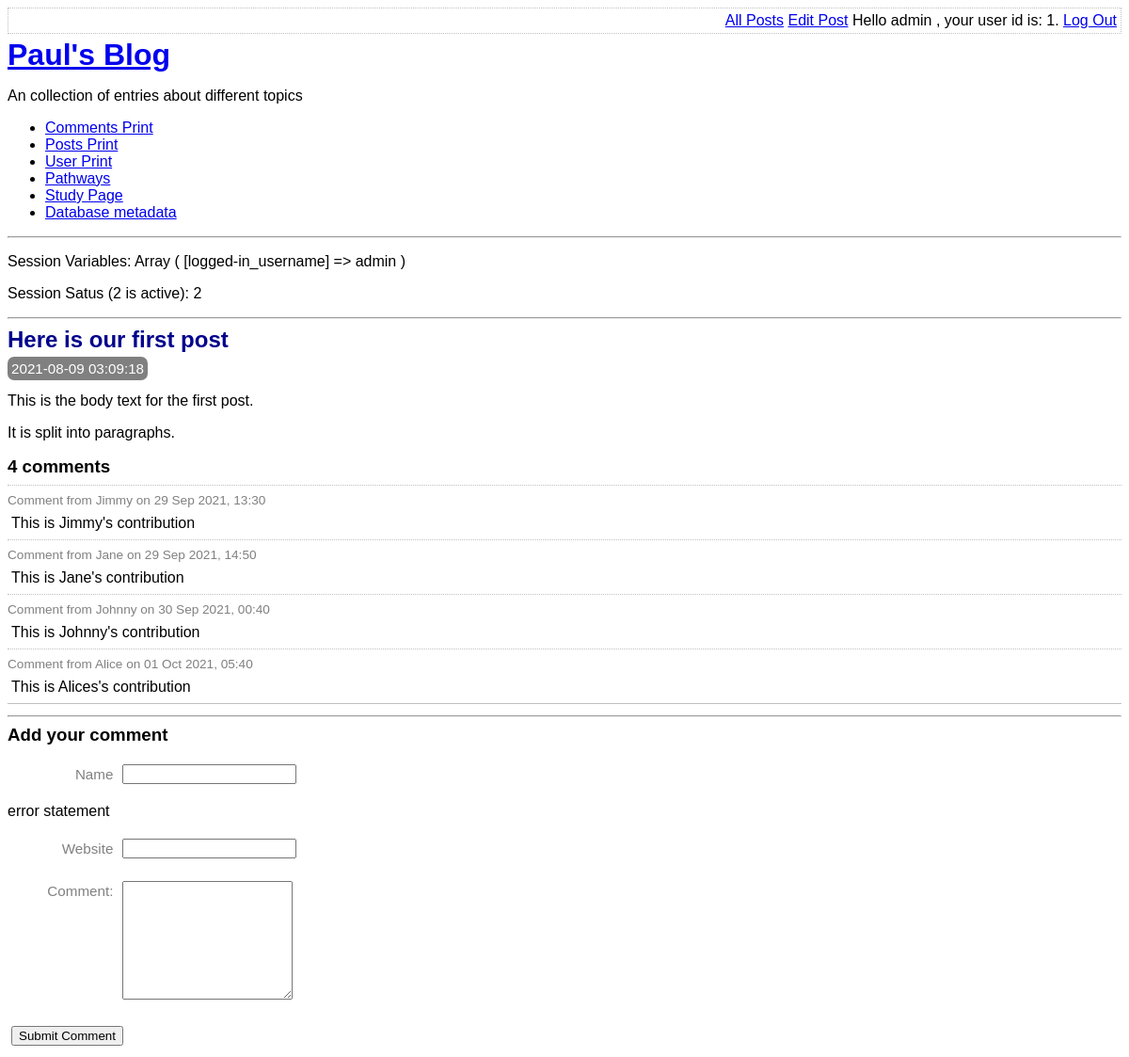
Page /view-post.php?post_id=1 (signed in) on the committed database.
### tables this page shows
CREATE TABLE user(
    id integer primary key autoincrement not null,
    username text not null,
    password text not null,
    created_at date not null,
    is_enabled boolean not null default true
);

CREATE TABLE post(
    id integer primary key autoincrement not null,
    title text not null,
    body text not null,
    user_id integer not null,
    created_at date not null,
    updated_at date,
    foreign key (user_id) references user(id)
);

CREATE TABLE comment(
    id integer primary key autoincrement not null,
    post_id integer not null,
    created_at date not null,
    name text not null,
    website text,
    text text not null,
    foreign key (post_id) references post(id)
);

### lib/view-post-common.php (called while the page is built, shortened)
<?php
function getPostRow(PDO $pdo, $postId){
    $stmt = $pdo -> prepare(
        'select title, created_at , body
        from post
        where id=:id'
    );
    $result = $stmt -> execute(
        array('id' => $postId, )
    );
    $row = $stmt -> fetch(PDO::FETCH_ASSOC);
    return $row;
}

### view-post.php (the view, shortened to what this page needs)
<?php
require_once 'lib/common.php';
require_once 'lib/view-post-common.php';
if ( isset( $_GET['post_id'] ) )
{
  $postId = $_GET['post_id'];
}
else{
  $postId = 0;
}
$pdo = getPDO();
$row = getPostRow($pdo, $postId);
if($_POST){
  $postData = $_POST;
  $commentData = array(
    'name' => $_POST['comment-name'],
    'website' => $_POST['comment-website'],
    'text' => $_POST['comment-text'],
  );
  $errors = addCommentToPost($pdo, $postId, $commentData);
  if(!$errors){
    redirectAndExit('view-post.php?post_id=' . $postId);
  }
}else{
  $commentData = array(
      'name' => '',
      'website' => '',
      'text' => '',
  );
}
?>
<?php
require_once 'templates/boilerplate.php';
?>
<body>
  <?php require 'templates/title.php' ?>
    <div class="post">
      <h2>
        <?php echo htmlEscape($row['title']) ?>
      </h2>
      <div class="date">
        <?php echo $row['created_at'] ?>
      </div>
      <p>
        <?php echo  convertNewLinesToParagraphs($row['body']) ?>
      </p>
    </div>
    <div class="comment-list">
      <h3> <?php echo countCommentsForPost($pdo , $postId) ?> comments</h3>
      <?php foreach (getCommentsForPost($pdo, $postId) as $comment): ?>
        <div class="comment">
          <div class="comment-meta">
            Comment from
            <?php echo htmlEscape($comment['name']) ?> on
            <?php echo convertSQliteDate($comment['created_at']) ?>
          </div>
          <div class="comment-body">
            <?php echo convertNewLinesToParagraphs($comment['text']) ?>
          </div>
        </div>
      <?php endforeach ?>
    </div>
    <hr/>
    <h3> Add your comment </h3>
    <form method="post" class="comment-form user-form">
    <p>
      <label for="comment-name"> Name </label>
      <input type="text" id="comment-name" name="comment-name" value="<?php echo htmlEscape($commentData['name']) ?>"  />
      <p> error statement </p>
    </p>
    <p>
      <label for="comment-website"> Website </label>
      <input type="text" id="comment-website" name="comment-website" value="<?php echo htmlEscape($commentData['website']) ?>" />
      </p>
    <p>
      <label for="comment-text"> Comment: </label>
      <textarea id="comment-text" name="comment-text" rows="8" columns="70" ><?php echo htmlEscape($commentData['text']) ?></textarea>
    </p>
      <input type="submit" value="Submit Comment"/>
    </form>
</body>
</html>

### templates/title.php
<div class="top-menu">
    <div class="menu-options">
        <?php if(isLoggedIn()): ?>
            <a href='list-posts.php'>All Posts</a>
            <a href='edit-post.php'>Edit Post</a>
            Hello <?php echo htmlEscape(getAuthUser()) ?> , your user id is:  <?php echo htmlEscape( getAuthUserId( getPDO()) ) ?>.
            <a href="log-out.php">Log Out</a>
            <?php else: ?>
            <a href="log-in.php">Log in</a>
        <?php endif ?>
    </div>
</div>
<a href='index.php'><h1>Paul's Blog </h1></a>
    <p>An collection of entries about different topics</p>
    <ul>
        <li><a href="print_table.php?tablename=comment">Comments Print</a>
        <li><a href="print_table.php?tablename=post">Posts Print</a>
        <li><a href="print_table.php?tablename=user">User Print</a>
        <li><a href="pathways.php">Pathways</a>
        <li><a href="study_page.php">Study Page</a>
        <li><a href="db-meta.php">Database metadata</a>
    </ul>
    <hr>
    <?php
if(session_status() === 2){
$sessionVars = print_r($_SESSION, true);
echo '<p> Session Variables: ' . $sessionVars . '</p>';
echo '<p> Session Satus (2 is active): ' . session_status() . '</p>';
}
 ?>
    <hr/>

### lib/common.php (shortened to what this page needs)
<?php
function getRootPath()
{
    return realpath(__DIR__ . '/..');
}
function getDatabasePath()
{
    return getRootPath() . '/data/data.sqlite';
}
function getDsn()
{
    return 'sqlite:' . getDatabasePath();
}
function getPDO()
{
    $pdo = new PDO(getDsn());
    $result = $pdo -> query('pragma foreign_keys = ON');
    return $pdo;
}
function htmlEscape($html){
    return htmlspecialchars($html, ENT_HTML5, 'UTF-8');
}
function convertNewLinesToParagraphs($text){
    $escaped= htmlEscape($text);
    return '<p>' . str_replace("\n", "</p><p>" , $escaped) . '</p>';
}
function convertSQliteDate($sqlDate){
    $date = DateTime::createFromFormat("Y-m-d H:i:s",$sqlDate);
    return $date -> format('d M Y, H:i');
}
function countCommentsForPost(PDO $pdo, $postId){
    $pdo = getPDO();
    $sql = "
    select count(*) c from comment
    where post_id = :post_id
    ";
    $stmt = $pdo -> prepare($sql);
    $stmt ->execute(
        array('post_id' => $postId, )
    );
    return (int) $stmt -> fetchColumn();
}
function getCommentsForPost(PDO $pdo, $postId){
    $pdo = getPDO();
    $sql = "
    select id, name, text, created_at, website
    from comment
    where post_id = :post_id
    ";
    $stmt = $pdo -> prepare($sql);
    $stmt ->execute(
        array('post_id' => $postId, )
    );
    return $stmt -> fetchAll(PDO::FETCH_ASSOC);
}
function isLoggedIn(){
    return isset($_SESSION['logged-in_username']);
}
function getAuthUser(){
    return isLoggedIn() ? $_SESSION['logged-in_username'] : null;
}
function getAuthUserId(PDO $pdo){
    $sql = "
    select id
    from user
    where username = :username
    ";
    $stmt = $pdo -> prepare($sql);
    $stmt -> execute(
        array( 'username' => getAuthUser(), )
    );
    return $stmt->fetchColumn();
}

### assets/main.css (style rules this page uses)
.top-menu { border: 1px dotted silver; overflow: hidden; padding: 4px; margin-bottom: 4px; }
.menu-options { float: right; }
h1 , h2, h3 { margin-top: 0; margin-bottom: 8px; }
body { font-size: 100%; font-family:sans-serif; }
.post-synopsis h2 , .post h2 { color: darkblue; }
.post .date , .post-synopsis .meta { color:white; background-color: grey; border-radius: 7px; padding: 4px; display: inline; font-size: 0.95em; }
.comment .comment-meta { font-size: 0.85em; color: gray; border-top: 1px dotted silver; padding-top: 8px; }
.comment-body p { margin: 8px 4px; }
.comment-list { border-bottom: 1px solid silver; margin-bottom: 12px; }
.user-form input, .user-form textarea { margin: 4px; }
.user-form label { font-size: 0.95em; margin: 6px; width: 7em; color: gray; float: left; text-align: right; clear: left; }

### rows in the picture
user: id "1"
post: title "Here is our first post", created_at "2021-08-09 03:09:18", body "This is the body text for the first post. It is split into paragraphs."
comment: name "Jimmy", created_at "29 Sep 2021, 13:30", text "This is Jimmy's contribution"
comment: name "Jane", created_at "29 Sep 2021, 14:50", text "This is Jane's contribution"
comment: name "Johnny", created_at "30 Sep 2021, 00:40", text "This is Johnny's contribution"
comment: name "Alice", created_at "01 Oct 2021, 05:40", text "This is Alices's contribution"

### other values in the picture
htmlEscape(getAuthUser()) "admin"
$sessionVars "Array ( [logged-in_username] => admin )"
session_status() "2"
countCommentsForPost($pdo , $postId) "4"
